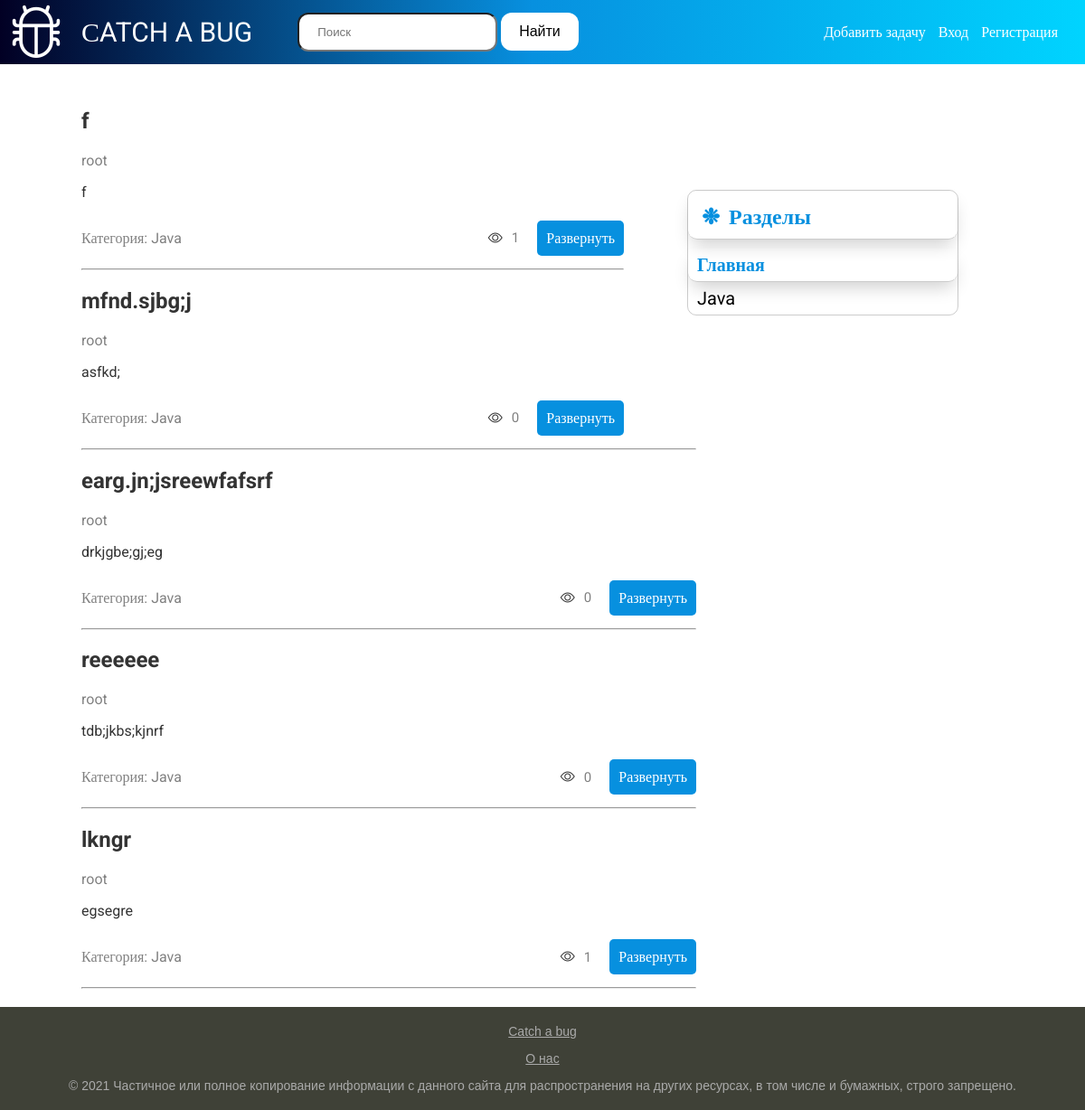
The page / on the database its author committed.
### BLOG/models.py (models this page shows, shortened)
class Categories(models.Model):
    name = models.CharField(
        db_index=True,
        max_length=20,
        verbose_name='Категория')
    def __str__(self) -> str:
        return self.name
    def get_absolute_url(self):
        return reverse("categories", kwargs={'cat_id': self.pk})
    class Meta:
        verbose_name = 'Категория'
        verbose_name_plural = 'Категории'
        ordering = ['id']

class Question(models.Model):
    title = models.CharField(max_length=200, verbose_name='Название')
    slug = models.SlugField(
        db_index=True,
        max_length=255,
        unique=True,
        null=True,
        verbose_name='url')
    content = models.TextField(verbose_name='Содержание')
    author_post = models.ForeignKey(
        User,
        on_delete=models.CASCADE,
        null=True,
        verbose_name='Автор')
    pub_date = models.DateTimeField(
        auto_now_add=True,
        verbose_name='Дата публикации')
    views = models.IntegerField(
        verbose_name='Количество просмотров', default=0)
    cat = models.ForeignKey(
        'Categories',
        on_delete=models.CASCADE,
        null=True,
        verbose_name='Категория')
    who_see_post = models.ManyToManyField(Profile)
    def get_absolute_url(self):
        return reverse("post", kwargs={"post_slug": self.slug})
    def get_views(self):
        if self.views // 1000000 >= 1:
            return str(round(self.views / 1000000, 2)) + 'М'
        elif self.views // 1000 >= 1:
            return str(round(self.views / 1000, 2)) + 'K'
        else:
            return str(self.views)
    class Meta:
        verbose_name = 'Задача'
        verbose_name_plural = 'Задачи'
        ordering = ["-pub_date", "title"]

### BLOG/views.py (the view)
# urls.py: path('', views.HomeView.as_view(), name='home'),
class HomeView(DataMixin, generic.ListView):
    model = Question
    template_name = 'BLOG/index.html'
    context_object_name = 'post'
    def get_context_data(self, **kwargs):
        context = super().get_context_data(**kwargs)
        user_context = self.get_user_context_data(show_cats=True)
        return dict(list(context.items()) + list(user_context.items()))
    def get_queryset(self):
        try:
            return Question.objects.select_related('cat').select_related('author_post')
        except BaseException:
            raise Http404()

### BLOG/templatetags/blog_tags.py (called while the page is built)
@register.inclusion_tag('BLOG/choice_list.html')
def show_categories(cat_selected):
    cats = Categories.objects.order_by('name').annotate(Count('question'))
    return {'cats':cats, 'cat_selected':cat_selected}

### BLOG/utils.py (called while the page is built)
    def get_user_context_data(self, **kwargs):
        context = kwargs
        if 'cat_selected' not in context:
            context['cat_selected'] = 0
        if 'show_cats' not in context:
            context['show_cats'] = False
        return context

### BLOG/templates/BLOG/index.html
{% extends 'BLOG/base.html' %}
{% block content %}
    <ul  class = "posts">
        {%for item in post%}
            <li>
                <div class="head-post">
                    <h2 class = "post-title">{{item.title}}</h2>
                    <p class = "user-outside">{{item.author_post}}</p>
                </div>
                <p>{{item.content|linebreaks|truncatechars:100}}</p>
                <div class="more">
                    <div class = "cat">
                        <p class = "panel-first">Категория: {{item.cat}}</p>
                    </div>
                    <div class = "views">
                        <i class="bi bi-eye"></i>
                        <p class = "views-result">{{item.get_views}}</p>
                        <p class = "link-read-more"><a href="{{item.get_absolute_url}}">Развернуть</a></p>
                    </div>
                </div>
                <hr>
            </li>
        {%endfor%}
    </ul>
{% endblock %}

### BLOG/templates/BLOG/choice_list.html
{% load blog_tags %}
<div class = "wrapper">
    <div class="content-section">
      <ul class="list-group">
        <li class="list-name">Разделы</li>
          {%if cat_selected == 0%}
            <li class="list-group-item-choice">Главная</li>
          {%else%}
            <li class="list-group-item"><a href="{% url 'home' %}">Главная</a></li>
          {%endif%}
        {%for item in cats%}
          {% if item.question__count > 0%}
            {%if cat_selected == item.pk%}
              <li class="list-group-item-choice">{{item.name}}</li>
            {%else%}
              <li class="list-group-item"><a href="{{item.get_absolute_url}}">{{item.name}}</a></li>
            {%endif%}
          {% endif %}
        {%endfor%}
      </ul>
    </div>
  </div>

### BLOG/static/BLOG/css/style.css (style rules this page uses)
body, html { width:100%; height:100% }
body { margin:0; padding:0; background: white; color: #333333; font-family:Roboto; display: flex; flex-direction: column; }
.bi-eye { margin-right: 10px; }
a { text-decoration: none; color: white; }
.wrapper { font-size: 20px; width: 25%; padding: 70px; padding-right: 140px; position: sticky; top: 75px; float: right; background-color: white; }
.cont li { list-style-type: none; }
.list-group { list-style: none; padding: 0; border: 1px solid rgba(0,0,0, .2); border-radius: 10px; }
.list-group li { overflow: hidden; padding: 6px 10px; font-size: 20px; }
.list-group li:first-child { font-weight: bold; padding: 15px 0 10px 15px; margin-bottom: 10px; border-bottom: 1px solid rgba(0,0,0, .2); border-bottom-left-radius: 10px; border-bottom-right-radius: 10px; color: #0790df; font-size: 24px; box-shadow: 0 10px 20px -5px rgba(0,0,0, .2); }
.list-group li:first-child:before { content: "\2749"; margin-right: 10px; }
p.link-read-more { text-align: right; }
p.link-read-more a { padding: 10px; min-width: 100px; background: #0790df; color: #fff; text-decoration: none; border-radius: 5px; }
.list-group-item a { color: black; }
.list-group-item-choice { font-weight: bold; padding: 15px 0 10px 15px; border-bottom: 1px solid rgba(0,0,0, .2); border-bottom-left-radius: 10px; border-bottom-right-radius: 10px; color: #0790df; font-size: 24px; box-shadow: 0 10px 20px -5px rgba(0,0,0, .2); }
.more { display: flex; align-items: center; justify-content: space-between; }
.head-post { width: 100%; }
.views-result { color: gray; font-size: 15px; margin-right: 20px; }
.views { display: flex; align-items: center; }
.panel-first { color: gray; }
.user-outside { color: gray; margin:0; }
h1, h2 { word-wrap:break-word; width: 100%; }
.post-title { text-align: left; }

### rows shown on the page
Categories: name "Java"
Question: title "f", author_post "root", content "f", cat "Java", get_views "1"
Question: title "mfnd.sjbg;j", author_post "root", content "asfkd;", cat "Java", get_views "0"
Question: title "earg.jn;jsreewfafsrf", author_post "root", content "drkjgbe;gj;eg", cat "Java", get_views "0"
Question: title "reeeeee", author_post "root", content "tdb;jkbs;kjnrf", cat "Java", get_views "0"
Question: title "lkngr", author_post "root", content "egsegre", cat "Java", get_views "1"
